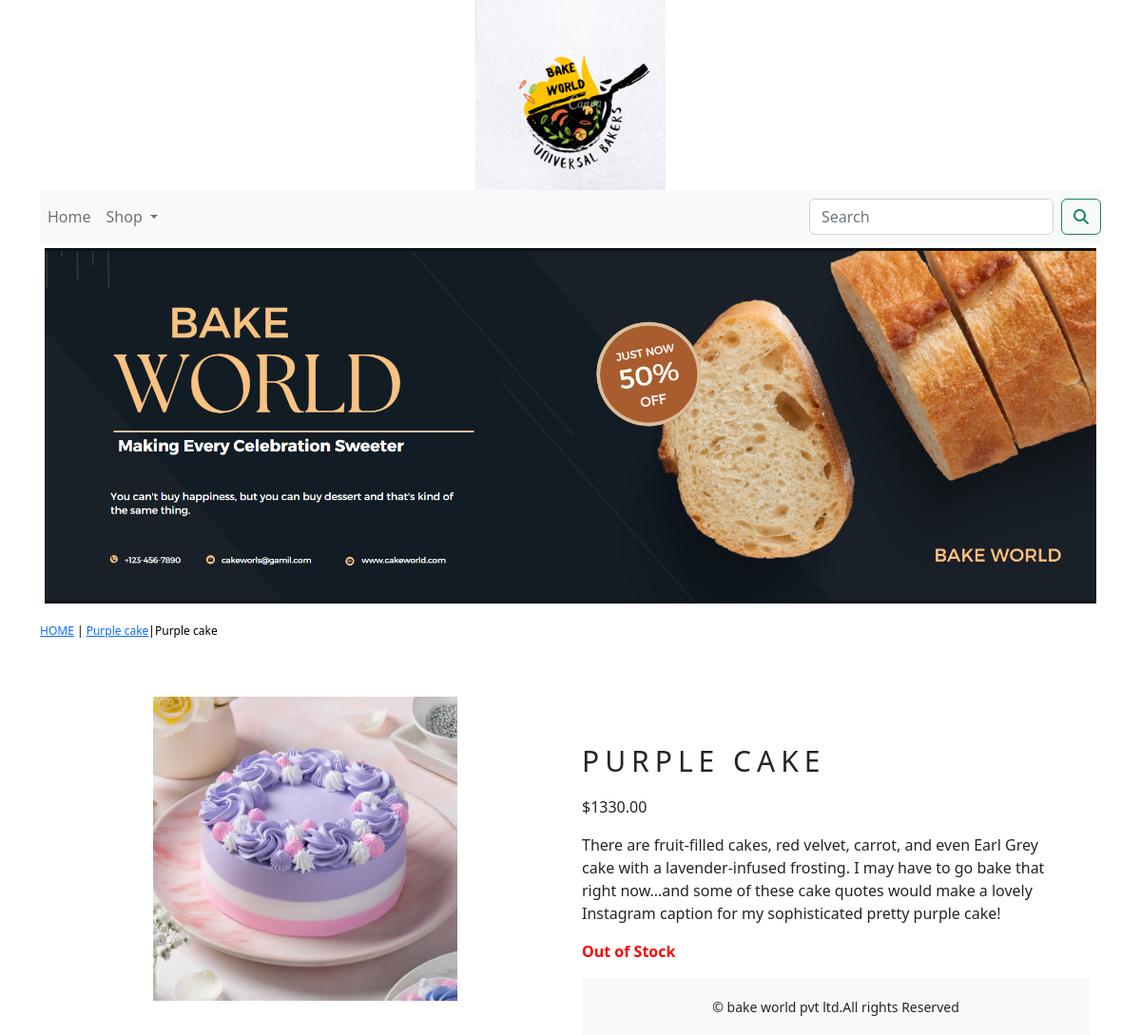
The page /ecommerceapp/cake/purplecake/ on the database its author committed.
### ecommerceapp/models.py (models this page shows, shortened)
class Product(models.Model):
    name=models.CharField(max_length=250,unique=True)
    slug =models.SlugField(max_length=250, unique=True)
    description=models.TextField(blank=True)
    price=models.DecimalField(max_digits=10,decimal_places=2)
    category=models.ForeignKey(Category,on_delete=models.CASCADE)
    image=models.ImageField(upload_to='product',blank=True)
    stock=models.IntegerField()
    available=models.BooleanField(default=True)
    created=models.DateTimeField(auto_now_add=True)
    class Meta:
        ordering=('name',)
        verbose_name='product'
        verbose_name_plural='products'

class Category(models.Model):
    name=models.CharField(max_length=250,unique=True)
    slug=models.SlugField(max_length=250,unique=True)
    description=models.TextField(blank=True)
    image=models.ImageField(upload_to='category',blank=True)
    class Meta:
        ordering=('name',)
        verbose_name='category'
        verbose_name_plural='categories'
    def get_url(self):
        return reverse('ecommerceapp:products_by_category',args=[self.slug])
    def __str__(self):
        return '{}'.format(self.name)

### ecommerceapp/views.py (the view)
# urls.py: path('<slug:c_slug>/<slug:product_slug>/', views.prodetail, name='prodCatdetail')
def prodetail(request,c_slug,product_slug):
    try:
         product=Product.objects.get(category__slug=c_slug,slug=product_slug)
    except Exception as e:
        raise e
    return render(request,'product.html',{'product':product})

### cart/context_processors.py (called while the page is built)
def counter(request):
    item_count=0
    if 'admin' in request.path:
        return {}
    else:
        try:
            cart=Cart.objects.filter(cart_id=_cart_id(request))
            cart_items=CartItem.objects.all().filter(cart=cart[:1])
            for cart_item in cart_items:
                item_count += cart_item.quantity
        except Cart.DoesNotExist:
            item_count=0
    return dict(item_count=item_count)

### cart/views.py (called while the page is built)
def _cart_id(request):
    cart=request.session.session_key
    if not cart:
        cart=request.session.create()
    return cart

### ecommerceapp/context_processors.py (called while the page is built)
def menu_link(request):
    links=Category.objects.all()
    return dict(links=links)

### ecommerceapp/templates/product.html (shortened to what this page needs)
{% extends 'base.html' %}
{% load static %}
{% block content %}
<img class="my_image my_image_padding" src="{% static 'img/bake3.png' %}" alt="our products">
<div class="row my_product_row_class">
    <div class="mx_auto">
        <p> <a href="{% url 'ecommerceapp:allprodcat' %}">HOME</a> | <a href="{{product.category.get_url}}">{{product.category}}</a>|{{product.name}}</a> </p>
    </div>
</div>
<div class="container">
<br>
<div class="row">
    <div class="col-12 col-sm-12 col-md-12 col-lg-6 text-center">
        <div style="min-width:18rem;">
            <img src="{{product.image.url}}" alt="{{product.name}}" width="320px;" height="320px;">
        </div>
    </div>
        <div class="col-12 col-sm-12 col-md-12 col-lg-6">
            <div>
            <h1 class="my_product_title ">{{product.name}}</h1>
            <p>${{product.price}}</p>
            <p class="text-justify my_prod_text ">{{product.description}}</p>
            {% if product.stock <= 0 %}
            <p class="text-justify my_prod_text" style="color:red;"><b>Out of Stock</b></p>
            {% else %}
            <a class="btn btn-secondary" href="{% url 'cart:add_cart' product.id %}">Add to Cart</a>
            {% endif %}
            {% endblock %}

### ecommerceapp/static/css/custom.css (style rules this page uses)
body { font-family: 'Roboto Slab', serif; }
.my_image { width:100%; height:auto; }
.my_image_padding { padding:5px; }
.my_product_row_class { padding-top:15px; padding-bottom:20px; }
.my_product_row_class .mx_auto { color:#000; font-size:12px; text-decoration:none; }
.my_product_title { font-size:30px; text-transform:uppercase; letter-spacing: .2em; padding-top:50px; padding-bottom:10px; }
.my_prod_text { padding-right:20px; }

### rows shown on the page
Product: category "Purple cake", name "Purple cake", image (picture), name "PURPLE CAKE", price "1330.00", description "There are fruit-filled cakes, red velvet, carrot, and even Earl Grey cake with a lavender-infused frosting. I may have to go bake that right now…and some of these cake quotes would make a lovely Instagram caption for my sophisticated pretty purple cake!"
